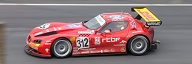
#> input picture racecar64.jpg, 192 x 64 px
$ jupyter execute --allow-errors 'Racecar with freq ordering.ipynb'
#> lines starting #> are read from the running program, lines starting #| are printed output that depends on the picture; after the words box and inside, x2 and y2 are one past the last pixel; in counts of white or black regions, pixels touching at a corner belong together
[cell 1]
from matplotlib import pyplot as plt
import numpy as np
import cv2
import time
from PIL import Image, ImageOps
from scipy.linalg import hadamard
from os.path import join

rc = "racecar.jpg"
br = "5.png"
path = "rollingball"

#raw_img = cv2.imread(rc)
raw_img = cv2.imread(br)
#> (the rest of this cell did not finish here and is left out)

Above is the processing of a racecar image with dimensions 96x32 pixels, because the quality is so poor it is hard to make out any details. Below is the same processing but now with the same image at a quality of 192x64 pixels, taking sections of size 64x64:

[cell 2]
rc64 = "racecar64.jpg"
#rc64 = "3.png"
raw_img = cv2.imread(rc64)
#> raw_img is the input picture: shape (64, 192, 3); mean B, G, R 118.1, 115.6, 140.9
gray_img = cv2.cvtColor(raw_img, cv2.COLOR_BGR2GRAY)
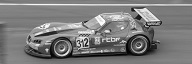
#> gray_img: shape (64, 192); min 0, max 254, mean 123.4
gray_img = cv2.resize(gray_img, (192,64))

# Convert to number array
objs = np.array(gray_img)

imsize = 64**2

# Make measurements
I = np.identity(imsize)
H = hadamard(imsize)

# this bit for democratised pattern
random4dem = np.random.rand(4096,4096)
rand_med = np.median(random4dem)
random4dem = [[1 if (x >= rand_med) else -1 for x in y] for y in random4dem]
random4dem = np.array(random4dem)
print(random4dem.shape)
dem = np.multiply(H,random4dem)         # multiplying hadamard matrix with random matrix

m = np.zeros((imsize,1))


# this bit for random rasterscan
rand_num = np.random.rand(imsize)
indexes = np.argsort(rand_num)
print(indexes)

J = np.zeros((imsize,imsize))
for i,ind in enumerate(indexes):
    J[:,i] = I[:,ind]             # J is a row shuffled identity matrix

#random = np.random.randint(0,2, size=(4096, 4096))                  # uncomment this bit for random matrix
#random = [[-1 if (x < 1) else x for x in y] for y in random]
#random = np.array(random)

PatternSet  =  J; # Choose H or I here, or random, or J, or dem

length = 50                      # Image appears more smeared the higher this number is - object is 'moving' faster - max is 128
allobjs = []
image = np.zeros((64,64))
# Measure for each pattern
for i in range(0,imsize):                                  # for each pixel value
    a = round(i*(length/imsize))                           # i*(50/32^2) - moving through diff sections
    obj = objs[:,a:a+64]                                   # now obj changes for each measurement - simulates moving object
    allobjs.append(obj)
    #print(a)

    samplingVector = PatternSet[i,:]                       # row index of pattern matrix and all columns - choosing each row from iden/hadamard matrix
    samplingPattern = np.reshape(samplingVector,(64,64))   # reshaping to image size, for each i the 1 moves along the rows of the matrices - reshapes each row of iden/hadamard matrix to sz x sz
    #plt.imshow(obj)                                       # shows the rasterscan in action, each coord being moved thru
    #plt.show()
    #time.sleep(0.005)
    m[i] = np.sum(samplingPattern * obj)                   # taking measurements, sum of patterns*image, there's a pattern for each zero in the zero array m - puts obj as a column vector basically
    image = samplingPattern * obj + image          # Image is the pattern multiplied by value + image for each index
#> this loop made 4096 passes
#> pass 1, `image = samplingPattern * obj + image`:
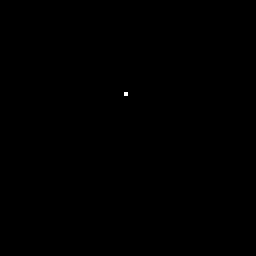
#> image: shape (64, 64) float64 (shown 4 times larger); values 0 (black) and 123 (white), 0.02% white in thin lines or dots, all inside (x1, y1, x2, y2) = (31, 23, 32, 24)
#> after the loop:
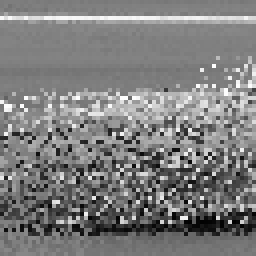
#> image: shape (64, 64) float64 (shown 4 times larger); min 2, max 254, mean 125.1
#> after the loop, allobjs = 4096 items; m = 4096 values, max 254 at index 2924, min 2 at index 2838, mean 125.1
    #print(m)

# Reconstruct Image
recon = np.matmul(PatternSet,m)                    # recon is image formed by multiplying pattern used and signal
#> recon = 4096 values, max 254 at index 3443, min 2 at index 571, mean 125.1
#> PatternSet: shape (4096, 4096) float64; values 0 (black) and 1 (white), 0.02% white in thin lines or dots
recon = np.reshape(recon, (64,64))
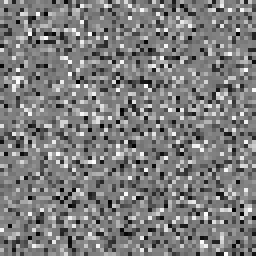
#> recon: shape (64, 64) float64 (shown 4 times larger); min 2, max 254, mean 125.1
plt.rcParams['figure.figsize'] = [18,10] # set the image size
fig = plt.imshow(image)                  # can have image or recon for the plotted image
#fig = plt.imshow(recon)
plt.axis('off')
#plt.savefig('randrast64rc50.png')

[cell 3]
plt.imshow(allobjs[0]) # just seeing what the last obj looks like
plt.show()

[cell 4]
sz = 64
imsize = sz**2

H = hadamard(imsize)
plt.imshow(H)
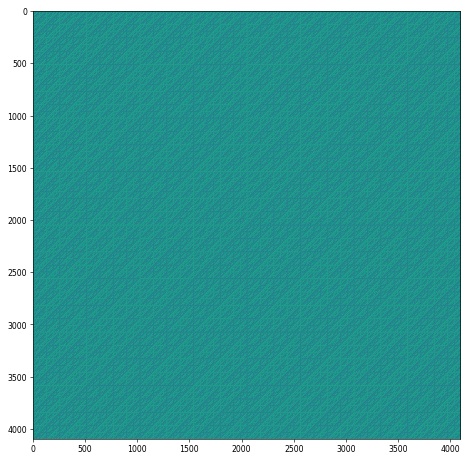
#> figure drawn by matplotlib, 1 panel

# Ordering the hadamard in terms of frequency

[cell 5]
patterns = []           # creating empty arrays to bring the patterns and freqs out the loop
freqs = []

for i in range(0,imsize):
    pattern = np.reshape(H[:,i],(sz,sz))
    freq = (np.sum(np.abs(np.diff(pattern,axis=0))) + np.sum(np.abs(np.diff(pattern,axis=1))))/8
    patterns.append(pattern)
    freqs.append(freq)
    #plt.imshow(pattern)
    #plt.title(['Spatial Changes = ', str(freq)])
    #plt.show()

patterns = np.array(patterns)    # changing the lists to numpy arrays
freqs = np.array(freqs)
inds = freqs.argsort()           # sorting pattern matrices by the frequency number
sorted_h = patterns[inds]
sorted_freqs = sorted(freqs)

Now checking the patterns did actually get sorted. Commented because it takes a while to run:

[cell 6]
# [4 lines of commented-out code are left out]

[cell 7]
#rc64 = "3.png"                # can choose either car or ball
rc64 = "racecar64.jpg"
raw_img = cv2.imread(rc64)
gray_img = cv2.cvtColor(raw_img, cv2.COLOR_BGR2GRAY)
gray_img = cv2.resize(gray_img, (192,64))

# Convert to number array
objs = np.array(gray_img)
print(objs.shape)
#| (64, 192)

imsize = 64**2

# Make measurements
m = np.zeros((imsize,1))

#PatternSet  =  H; # Chose H or I here.

length = 2                      # Image appears more smeared the higher this number is - object is 'moving' faster - max is 128

img = np.zeros((64,64))

allobjs = []
for i,j in zip(sorted_h,(range(0,imsize))):
    a = round(j*(length/imsize))
    obj = objs[:,a:a+64]
    # [4 lines of commented-out code are left out]
    m[j] = np.sum(i*obj)

    img = img + m[j]*i
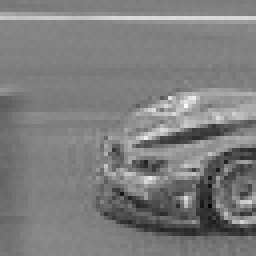
#> img: shape (64, 64) float64 (shown 4 times larger); min -186670, max 1216666, mean 505955; drawn with min black and max white
#> after the loop, m = 4096 values, max 505955 at index 0, min -35343 at index 3, mean 116.4

plt.imshow(img)
plt.axis('off')
#plt.savefig('ordrdH64racecar100.png')

# Democratised Patterns

Now trying to reconstruct the image using democratised patterns - these are randomised Hadamard patterns. Going to produce them my multiplying a Hadamard matrix with a random matrix. Then find the median value (M) of the produced matrix and everything greater than M will be 1 and everything less than will be -1.

[cell 8]
from matplotlib import pyplot as plt
import numpy as np
import cv2
import time
from PIL import Image, ImageOps
from scipy.linalg import hadamard

[cell 9]
H = hadamard(1024)
random = np.random.rand(1024,1024)
rand_med = np.median(random)
random = [[1 if (x >= rand_med) else -1 for x in y] for y in random]
random = np.array(random)
dem = np.multiply(H,random)         # multiplying hadamard matrix with random matrix
random.shape

[cell 10]
dem = np.multiply(H,random)         # multiplying hadamard matrix with random matrix
median = np.mean(dem)             # Finding median of dem
median

[cell 11]
rc = "racecar.jpg"
br = "5.png"

raw_img = cv2.imread(rc)
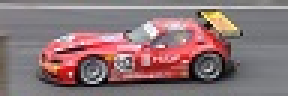
#> input picture racecar.jpg, 96 x 32 px (shown 3 times larger)
#> raw_img is the input picture: shape (32, 96, 3); mean B, G, R 118.2, 115.8, 140.6
#raw_img = cv2.imread(br)
gray_img = cv2.cvtColor(raw_img, cv2.COLOR_BGR2GRAY)
#> gray_img: shape (32, 96)
#gray_img = cv2.resize(gray_img, (sz,sz))

# Convert to number array
objs = np.array(gray_img)

imsize = 32**2
m = np.zeros((imsize,1))

PatternSet  = dem; # Chose H or I here.

length = 0
# Measure for each pattern
for i in range(0,imsize):                                  # for each pixel value
    a = round(i*(length/imsize))                           # i*(50/32^2) - moving through diff sections
    obj = objs[:,a:a+32]                                   # now obj changes for each measurement
    #print(a)

    samplingVector = PatternSet[i,:]                       # row index of pattern matrix and all columns - choosing each row from iden/hadamard matrix
    samplingPattern = np.reshape(samplingVector,(32,32))   # reshaping to image size, for each i the 1 moves along the rows of the matrices - reshapes each row of iden/hadamard matrix to sz x sz
    m[i] = np.sum(samplingPattern * obj)                   # taking measurements, sum of patterns*image, there's a pattern for each zero in the zero array m - puts obj as a column vector basically
#> this loop made 1024 passes
#> pass 1, `obj = objs[:,a:a+32]`:
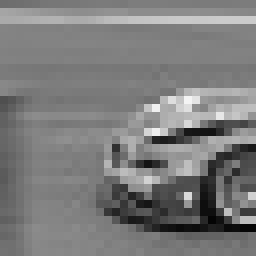
#> obj: shape (32, 32) (shown 8 times larger); min 4, max 244, mean 123.5
#> after the loop, m = 1024 values, max 13623 at index 407, min -12051 at index 695, mean -30.41
    #print(m)

# Reconstruct Image
recon = np.matmul(PatternSet,m)
#> recon = 1024 values, max 384912 at index 1020, min -473102 at index 627, mean -10436.9
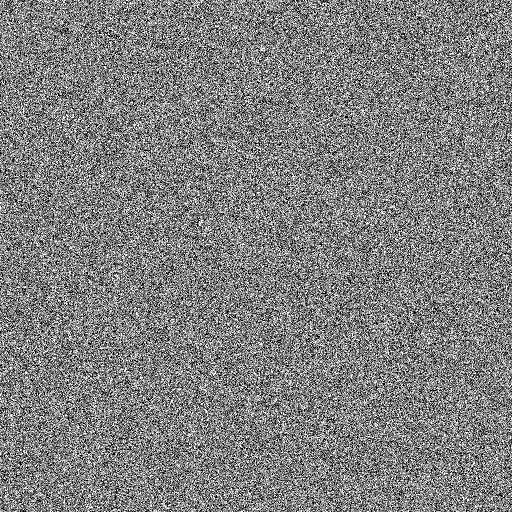
#> PatternSet: shape (1024, 1024) int64 (shown at 1/2 size); values -1 (black) and 1 (white), 50% white in thin lines or dots
recon = np.reshape(recon, (32,32))
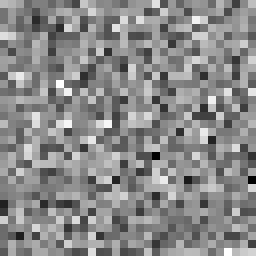
#> recon: shape (32, 32) float64 (shown 8 times larger); min -473102, max 384912, mean -10436.9; drawn with min black and max white
plt.rcParams['figure.figsize'] = [18,10] # set the image size
fig = plt.imshow(recon)

[cell 12]
random64 = np.random.rand(64,64)
rand_med64 = np.median(random64)
random64 = [[1 if (x >= rand_med64) else -1 for x in y] for y in random64]

sz = 64
imsize = sz**2
H = hadamard(imsize)
patterns = []           # creating empty arrays to bring the patterns and freqs out the loop
freqs = []

for i in range(0,imsize):
    pattern = np.reshape(H[:,i],(sz,sz))
    freq = (np.sum(np.abs(np.diff(pattern,axis=0))) + np.sum(np.abs(np.diff(pattern,axis=1))))/8
    patterns.append(pattern)
    freqs.append(freq)

patterns = np.array(patterns)    # changing the lists to numpy arrays
freqs = np.array(freqs)
inds = freqs.argsort()           # sorting pattern matrices by the frequency number
sorted_h = patterns[inds]
sorted_freqs = sorted(freqs)

sorted_dems = [np.multiply(i, random64) for i in sorted_h]
medians = [np.median(i) for i in sorted_dems]
